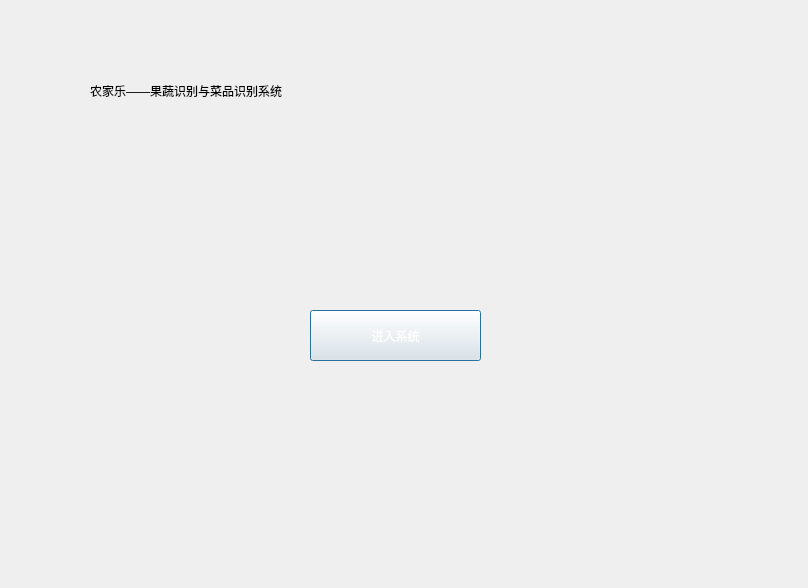
<?xml version="1.0" encoding="UTF-8"?>
<ui version="4.0">
 <class>Dialog</class>
 <widget class="QDialog" name="Dialog">
  <property name="geometry">
   <rect>
    <x>0</x>
    <y>0</y>
    <width>808</width>
    <height>588</height>
   </rect>
  </property>
  <property name="windowTitle">
   <string>Dialog</string>
  </property>
  <property name="styleSheet">
   <string notr="true">background-image: url(:/bg1.jpg);</string>
  </property>
  <widget class="QFrame" name="frame">
   <property name="geometry">
    <rect>
     <x>-20</x>
     <y>-10</y>
     <width>831</width>
     <height>601</height>
    </rect>
   </property>
   <property name="styleSheet">
    <string notr="true">background-image: url(:/bg1.jpg);</string>
   </property>
   <property name="frameShape">
    <enum>QFrame::StyledPanel</enum>
   </property>
   <property name="frameShadow">
    <enum>QFrame::Raised</enum>
   </property>
   <widget class="QLabel" name="label">
    <property name="geometry">
     <rect>
      <x>110</x>
      <y>50</y>
      <width>641</width>
      <height>101</height>
     </rect>
    </property>
    <property name="styleSheet">
     <string notr="true">color: rgb(56, 99, 7);
color: rgb(0, 0, 0);
font: 24pt &quot;楷体&quot;;</string>
    </property>
    <property name="text">
     <string>农家乐——果蔬识别与菜品识别系统</string>
    </property>
   </widget>
   <widget class="QPushButton" name="pushButton">
    <property name="geometry">
     <rect>
      <x>330</x>
      <y>320</y>
      <width>171</width>
      <height>51</height>
     </rect>
    </property>
    <property name="styleSheet">
     <string notr="true">background-image: url(:/bg1.jpg);
color: rgb(255, 255, 255);
font: 18pt &quot;楷体&quot;;</string>
    </property>
    <property name="text">
     <string>进入系统</string>
    </property>
   </widget>
  </widget>
 </widget>
 <resources>
  <include location="../data/a.qrc"/>
 </resources>
 <connections/>
 <slots>
  <slot>go_to_next_page()</slot>
 </slots>
</ui>
